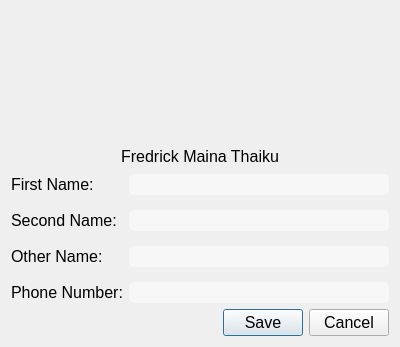
<?xml version="1.0" encoding="UTF-8"?>
<ui version="4.0">
 <class>Dialog</class>
 <widget class="QDialog" name="Dialog">
  <property name="windowModality">
   <enum>Qt::ApplicationModal</enum>
  </property>
  <property name="geometry">
   <rect>
    <x>0</x>
    <y>0</y>
    <width>400</width>
    <height>347</height>
   </rect>
  </property>
  <property name="windowTitle">
   <string>Update Profile</string>
  </property>
  <property name="styleSheet">
   <string notr="true">* {
	font-size: 16px;
}
QLineEdit {
    border-radius:5px;
    background-color:rgba(255,255,255,0.5);
    padding-left:3px;
    color:black;
}
</string>
  </property>
  <property name="modal">
   <bool>true</bool>
  </property>
  <layout class="QVBoxLayout" name="verticalLayout">
   <item>
    <layout class="QVBoxLayout" name="verticalLayout_10" stretch="1,0,0">
     <item>
      <layout class="QHBoxLayout" name="horizontalLayout_30">
       <item>
        <widget class="QLabel" name="label_7">
         <property name="maximumSize">
          <size>
           <width>128</width>
           <height>128</height>
          </size>
         </property>
         <property name="styleSheet">
          <string notr="true">image:url(:images/user.png);</string>
         </property>
         <property name="text">
          <string/>
         </property>
        </widget>
       </item>
      </layout>
     </item>
     <item>
      <layout class="QHBoxLayout" name="horizontalLayout_31">
       <item>
        <widget class="QLabel" name="label_22">
         <property name="maximumSize">
          <size>
           <width>1600</width>
           <height>16777215</height>
          </size>
         </property>
         <property name="text">
          <string>Fredrick Maina Thaiku</string>
         </property>
         <property name="alignment">
          <set>Qt::AlignCenter</set>
         </property>
        </widget>
       </item>
      </layout>
     </item>
     <item>
      <layout class="QFormLayout" name="formLayout_6">
       <property name="verticalSpacing">
        <number>15</number>
       </property>
       <item row="0" column="0">
        <widget class="QLabel" name="label_33">
         <property name="text">
          <string>First Name:</string>
         </property>
        </widget>
       </item>
       <item row="1" column="0">
        <widget class="QLabel" name="label_34">
         <property name="text">
          <string>Second Name:</string>
         </property>
        </widget>
       </item>
       <item row="2" column="0">
        <widget class="QLabel" name="label_35">
         <property name="text">
          <string>Other Name:</string>
         </property>
        </widget>
       </item>
       <item row="3" column="0">
        <widget class="QLabel" name="label_36">
         <property name="text">
          <string>Phone Number:</string>
         </property>
        </widget>
       </item>
       <item row="0" column="1">
        <widget class="QLineEdit" name="lineEdit_2"/>
       </item>
       <item row="1" column="1">
        <widget class="QLineEdit" name="lineEdit_3"/>
       </item>
       <item row="2" column="1">
        <widget class="QLineEdit" name="lineEdit_4"/>
       </item>
       <item row="3" column="1">
        <widget class="QLineEdit" name="lineEdit_5"/>
       </item>
      </layout>
     </item>
    </layout>
   </item>
   <item>
    <widget class="QDialogButtonBox" name="buttonBox">
     <property name="orientation">
      <enum>Qt::Horizontal</enum>
     </property>
     <property name="standardButtons">
      <set>QDialogButtonBox::Cancel|QDialogButtonBox::Save</set>
     </property>
    </widget>
   </item>
  </layout>
 </widget>
 <resources>
  <include location="Resources/resources.qrc"/>
 </resources>
 <connections>
  <connection>
   <sender>buttonBox</sender>
   <signal>rejected()</signal>
   <receiver>Dialog</receiver>
   <slot>reject()</slot>
   <hints>
    <hint type="sourcelabel">
     <x>316</x>
     <y>260</y>
    </hint>
    <hint type="destinationlabel">
     <x>286</x>
     <y>274</y>
    </hint>
   </hints>
  </connection>
  <connection>
   <sender>buttonBox</sender>
   <signal>accepted()</signal>
   <receiver>Dialog</receiver>
   <slot>accept()</slot>
   <hints>
    <hint type="sourcelabel">
     <x>248</x>
     <y>254</y>
    </hint>
    <hint type="destinationlabel">
     <x>157</x>
     <y>274</y>
    </hint>
   </hints>
  </connection>
 </connections>
</ui>
